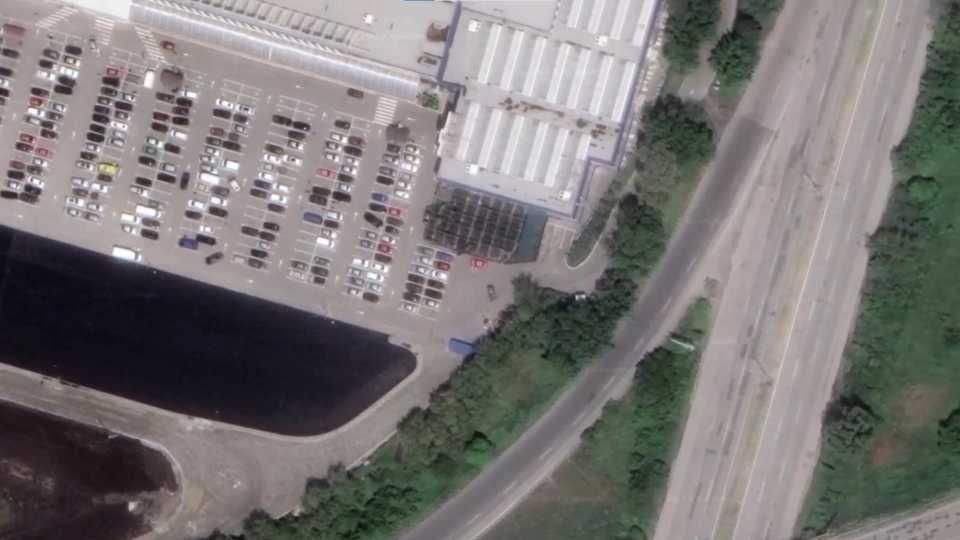
#> input picture samples/frame1.png, 1920 x 1080 px, given in place of lagosUAV.mp4, which was not available (shown at 1/2 size)
$ python main.py
#> lines starting #> are read from the running program, lines starting #| are printed output that depends on the picture; pictures that were not available may be replaced by others from this repository, and a replacement may not be noted
### map_calculate.py
import math

import cv2
import numpy as np
from mse import mse
from calculateDegreeToDestination import calculateDegreeToDestination

box_points = []
button_down = False


# Function for rotation image based on angle
def rotate_image(image, angle):
    image_center = tuple(np.array(image.shape[1::-1]) / 2)
    rot_mat = cv2.getRotationMatrix2D(image_center, -angle, 1.0)
    result = cv2.warpAffine(image, rot_mat, image.shape[1::-1], flags=cv2.INTER_LINEAR)
    return result

# Function for scaling image based on scale percent
def scale_image(image, percent, maxwh):
    max_width = maxwh[1]
    max_height = maxwh[0]
    max_percent_width = max_width / image.shape[1] * 100
    max_percent_height = max_height / image.shape[0] * 100
    max_percent = 0
    if max_percent_width < max_percent_height:
        max_percent = max_percent_width
    else:
        max_percent = max_percent_height
    if percent > max_percent:
        percent = max_percent
    width = int(image.shape[1] * percent / 100)
    height = int(image.shape[0] * percent / 100)
    result = cv2.resize(image, (width, height), interpolation = cv2.INTER_AREA)
    return result, percent

def invariantMatchTemplate(rgbimage, rbgDroneImage, method, matched_thresh, rgbdiff_thresh, rot_range, rot_interval, scale_range, scale_interval, rm_redundant, minmax, bestX, bestY):
    # image of the drone that is resized to desire dimension
    rbgDroneImage = cv2.resize(rbgDroneImage, (bestX, bestY))
    # for better matching graying out the images
    img_gray = cv2.cvtColor(rgbimage, cv2.COLOR_RGB2GRAY)
    template_gray = cv2.cvtColor(rbgDroneImage, cv2.COLOR_RGB2GRAY)
    # max width that image can be scaled
    image_maxwh = img_gray.shape
    height, width = template_gray.shape
    # points for path of the drone
    all_points = []
    # error between matched image and original one
    error=0
    # actual finding the match
    if minmax == False:
        for next_angle in range(rot_range[0], rot_range[1], rot_interval):
            for next_scale in range(scale_range[0], scale_range[1], scale_interval):
                scaled_template_gray, actual_scale = scale_image(template_gray, next_scale, image_maxwh)
                if next_angle == 0:
                    rotated_template = scaled_template_gray
                else:
                    rotated_template = rotate_image(scaled_template_gray, next_angle)
                if method == "TM_CCOEFF":
                    matched_points = cv2.matchTemplate(img_gray,rotated_template,cv2.TM_CCOEFF)
                    satisfied_points = np.where(matched_points >= matched_thresh)
                elif method == "TM_CCOEFF_NORMED":
                    matched_points = cv2.matchTemplate(img_gray,rotated_template,cv2.TM_CCOEFF_NORMED)
                    satisfied_points = np.where(matched_points >= matched_thresh)
                elif method == "TM_CCORR":
                    matched_points = cv2.matchTemplate(img_gray,rotated_template,cv2.TM_CCORR)
                    satisfied_points = np.where(matched_points >= matched_thresh)
                elif method == "TM_CCORR_NORMED":
                    matched_points = cv2.matchTemplate(img_gray,rotated_template,cv2.TM_CCORR_NORMED)
                    satisfied_points = np.where(matched_points >= matched_thresh)
                elif method == "TM_SQDIFF":
                    matched_points = cv2.matchTemplate(img_gray,rotated_template,cv2.TM_SQDIFF)
                    satisfied_points = np.where(matched_points <= matched_thresh)
                elif method == "TM_SQDIFF_NORMED":
                    matched_points = cv2.matchTemplate(img_gray,rotated_template,cv2.TM_SQDIFF_NORMED)
                    satisfied_points = np.where(matched_points <= matched_thresh)
                else:
                    raise MethodError("There's no such comparison method for template matching.")
                for pt in zip(*satisfied_points[::-1]):
                    all_points.append([pt, next_angle, actual_scale])
    else:
        for next_angle in range(rot_range[0], rot_range[1], rot_interval):
            for next_scale in range(scale_range[0], scale_range[1], scale_interval):
                scaled_template_gray, actual_scale = scale_image(template_gray, next_scale, image_maxwh)
                if next_angle == 0:
                    rotated_template = scaled_template_gray
                    img_gray_rotated = img_gray
                else:
                    rotated_template = scaled_template_gray
                    img_gray_rotated = rotate_image(img_gray, next_angle)
                if method == "TM_CCOEFF":
                    matched_points = cv2.matchTemplate(img_gray_rotated,rotated_template,cv2.TM_CCOEFF)
                    min_val, max_val, min_loc, max_loc = cv2.minMaxLoc(matched_points)
                    if max_val >= matched_thresh:
                        all_points.append([max_loc, next_angle, actual_scale, max_val])
                        if method in [cv2.TM_SQDIFF, cv2.TM_SQDIFF_NORMED]:
                            top_left = min_loc
                        else:
                            top_left = max_loc
                        bottom_right = (top_left[0] + width, top_left[1] + height)
                        predictionImage = img_gray_rotated[top_left[1]:bottom_right[1], top_left[0]:bottom_right[0]]
                        error = mse(predictionImage, rotated_template)
                elif method == "TM_CCOEFF_NORMED":
                    matched_points = cv2.matchTemplate(img_gray_rotated,rotated_template,cv2.TM_CCOEFF_NORMED)
                    min_val, max_val, min_loc, max_loc = cv2.minMaxLoc(matched_points)
                    if max_val >= matched_thresh:
                        all_points.append([max_loc, next_angle, actual_scale, max_val])
                        if method in [cv2.TM_SQDIFF, cv2.TM_SQDIFF_NORMED]:
                            top_left = min_loc
                        else:
                            top_left = max_loc
                        bottom_right = (top_left[0] + width, top_left[1] + height)
                elif method == "TM_CCORR":
                    matched_points = cv2.matchTemplate(img_gray_rotated,rotated_template,cv2.TM_CCORR)
                    min_val, max_val, min_loc, max_loc = cv2.minMaxLoc(matched_points)
                    if max_val >= matched_thresh:
                        all_points.append([max_loc, next_angle, actual_scale, max_val])
                        if method in [cv2.TM_SQDIFF, cv2.TM_SQDIFF_NORMED]:
                            top_left = min_loc
                        else:
                            top_left = max_loc
                        bottom_right = (top_left[0] + width, top_left[1] + height)
                        predictionImage = img_gray_rotated[top_left[1]:bottom_right[1], top_left[0]:bottom_right[0]]
                        error = mse(predictionImage, rotated_template)
                elif method == "TM_CCORR_NORMED":
                    matched_points = cv2.matchTemplate(img_gray_rotated,rotated_template,cv2.TM_CCORR_NORMED)
                    min_val, max_val, min_loc, max_loc = cv2.minMaxLoc(matched_points)
                    if max_val >= matched_thresh:
                        all_points.append([max_loc, next_angle, actual_scale, max_val])
                        if method in [cv2.TM_SQDIFF, cv2.TM_SQDIFF_NORMED]:
                            top_left = min_loc
                        else:
                            top_left = max_loc
                        top_left = (int(top_left[0] * (next_scale / 100)), int(top_left[1] * (next_scale / 100)))
                        predictionImage = img_gray_rotated[top_left[1]:top_left[1]+rotated_template.shape[0],top_left[0]:top_left[0]+rotated_template.shape[1]]
                        try:
                            error = mse(predictionImage, rotated_template)
                        except:
                            error=0
                elif method == "TM_SQDIFF":
                    matched_points = cv2.matchTemplate(img_gray_rotated,rotated_template,cv2.TM_SQDIFF)
                    min_val, max_val, min_loc, max_loc = cv2.minMaxLoc(matched_points)
                    if min_val <= matched_thresh:
                        all_points.append([min_loc, next_angle, actual_scale, min_val])
                        if method in [cv2.TM_SQDIFF, cv2.TM_SQDIFF_NORMED]:
                            top_left = min_loc
                        else:
                            top_left = max_loc
                        bottom_right = (top_left[0] + width, top_left[1] + height)

                        predictionImage = img_gray_rotated[top_left[1]:bottom_right[1], top_left[0]:bottom_right[0]]
                        error = mse(predictionImage, rotated_template)
                elif method == "TM_SQDIFF_NORMED":
                    matched_points = cv2.matchTemplate(img_gray_rotated,rotated_template,cv2.TM_SQDIFF_NORMED)
                    min_val, max_val, min_loc, max_loc = cv2.minMaxLoc(matched_points)
                    if min_val <= matched_thresh:
                        all_points.append([min_loc, next_angle, actual_scale, min_val])
                        if method in [cv2.TM_SQDIFF, cv2.TM_SQDIFF_NORMED]:
                            top_left = min_loc
                        else:
                            top_left = max_loc
                        bottom_right = (top_left[0] + width, top_left[1] + height)
                        predictionImage = img_gray_rotated[top_left[1]:bottom_right[1], top_left[0]:bottom_right[0]]
                        error = mse(predictionImage, rotated_template)

                else:
                    raise MethodError("There's no such comparison method for template matching.")
        if method == "TM_CCOEFF":
            all_points = sorted(all_points, key=lambda x: -x[3])
        elif method == "TM_CCOEFF_NORMED":
            all_points = sorted(all_points, key=lambda x: -x[3])
        elif method == "TM_CCORR":
            all_points = sorted(all_points, key=lambda x: -x[3])
        elif method == "TM_CCORR_NORMED":
            all_points = sorted(all_points, key=lambda x: -x[3])
        elif method == "TM_SQDIFF":
            all_points = sorted(all_points, key=lambda x: x[3])
        elif method == "TM_SQDIFF_NORMED":
            all_points = sorted(all_points, key=lambda x: x[3])
    if rm_redundant == True:
        lone_points_list = []
        visited_points_list = []
        for point_info in all_points:
            point = point_info[0]
            scale = point_info[2]
            all_visited_points_not_close = True
            if len(visited_points_list) != 0:
                for visited_point in visited_points_list:
                    if ((abs(visited_point[0] - point[0]) < (width * scale / 100)) and (abs(visited_point[1] - point[1]) < (height * scale / 100))):
                        all_visited_points_not_close = False
                if all_visited_points_not_close == True:
                    lone_points_list.append(point_info)
                    visited_points_list.append(point)
            else:
                lone_points_list.append(point_info)
                visited_points_list.append(point)
        points_list = lone_points_list
    else:
        points_list = all_points
    color_filtered_list = []
    template_channels = cv2.mean(rbgDroneImage)
    template_channels = np.array([template_channels[0], template_channels[1], template_channels[2]])
    for point_info in points_list:
        point = point_info[0]
        cropped_img = rgbimage[point[1]:point[1]+height, point[0]:point[0]+width]
        cropped_channels = cv2.mean(cropped_img)
        cropped_channels = np.array([cropped_channels[0], cropped_channels[1], cropped_channels[2]])
        diff_observation = cropped_channels - template_channels
        total_diff = np.sum(np.absolute(diff_observation))
        if total_diff < rgbdiff_thresh:
            color_filtered_list.append([point_info[0],point_info[1],point_info[2],
                                        [(point_info[0][0],point_info[0][1]),
                                         (int(point_info[0][0]+int((width)*(point_info[2]/100))),point_info[0][1]),
                                         (int(point_info[0][0]+int((width)*(point_info[2]/100))), int(point_info[0][1]+int((height)*(point_info[2]/100)))),
                                         (point_info[0][0],int(point_info[0][1]+int((height)*(point_info[2]/100))))],error])
    return color_filtered_list

# Similar method as before but this one is with sequecne images
# [263 lines left out: functions invariantMatchTemplateSeq, calculateForVideoOnlySeq, not called in this run]
def calculate(frameskipnumber, path_to_video, map_sector_path):
    # image view width on the map sector
#> called with frameskipnumber = 1, path_to_video = './samples/lagosUAV.mp4', map_sector_path = './samples/sectorMapSample3.png'
    bestX = 228
    # image view height on the map sector
    bestY = 124
    cap = cv2.VideoCapture(path_to_video)
    frameskip=0
    centers=[]
    overrallAngle=0
    needToRecalculateScale=False
    notFind=0
    errorTreshold=0.1
    noGPS = False
    turned = False
    landed = False
    while cap.isOpened():
        ret, frame = cap.read()
#> frame is the input picture: shape (1080, 1920, 3); mean B, G, R 116.7, 117.5, 120.6
        if frameskip==0:
            frameskip=frameskipnumber
        else:
            frameskip-=1
            continue
        if ret:
            img_rgb = cv2.imread(map_sector_path)
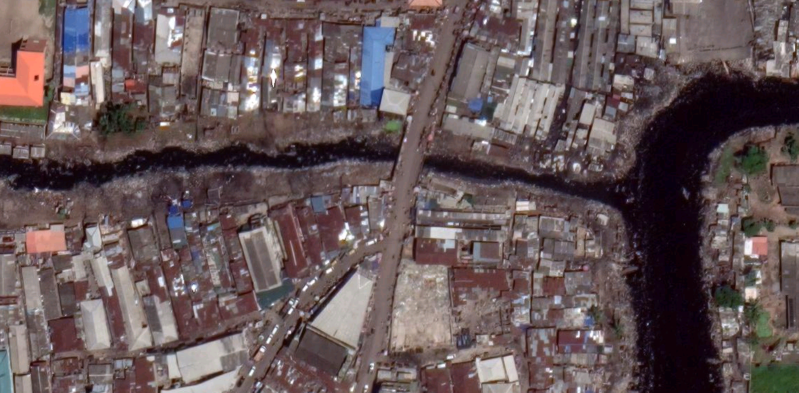
#> input picture samples/sectorMapSample3.png, 1597 x 785 px (shown at 1/2 size)
#> img_rgb is the input picture: shape (785, 1597, 3); mean B, G, R 88.4, 86.9, 102.2
            cropped_template_rgb=frame
            image_center = tuple(np.array(img_rgb.shape[1::-1]) / 2)
            img_rgbcopy = img_rgb.copy()
            img_rgb_copy = rotate_image(img_rgb, overrallAngle)
            if needToRecalculateScale:
                points_list = invariantMatchTemplate(img_rgb_copy, cropped_template_rgb, "TM_CCORR_NORMED", 0.6, 600,
                                                     [-30, 30], 10, [50, 300], 10, True, True, bestX, bestY)
                needToRecalculateScale = False
            else:
                points_list = invariantMatchTemplate(img_rgb_copy, cropped_template_rgb, "TM_CCORR_NORMED", 0.6, 600,
                                                     [-30, 30], 10, [100, 100+10], 10, True, True, bestX, bestY)
#> in invariantMatchTemplate, `img_gray = cv2.cvtColor(rgbimage, cv2.COLOR_RGB2GRAY)`:
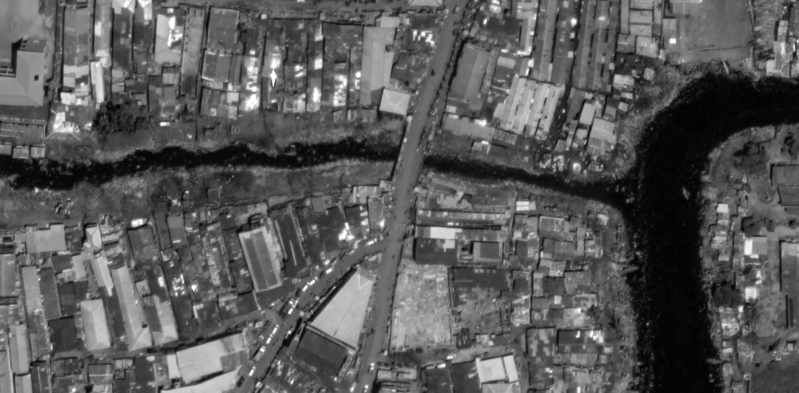
#> img_gray: shape (785, 1597) (shown at 1/2 size); min 0, max 255, mean 89.1
#> the loop in invariantMatchTemplate, `for next_angle in range(rot_range[0], rot_range[1], rot_interval):` made 6 passes
#> pass 1, in rotate_image (call 2), `result = cv2.warpAffine(image, rot_mat, image.shape[1::-1], flags=cv2...`:
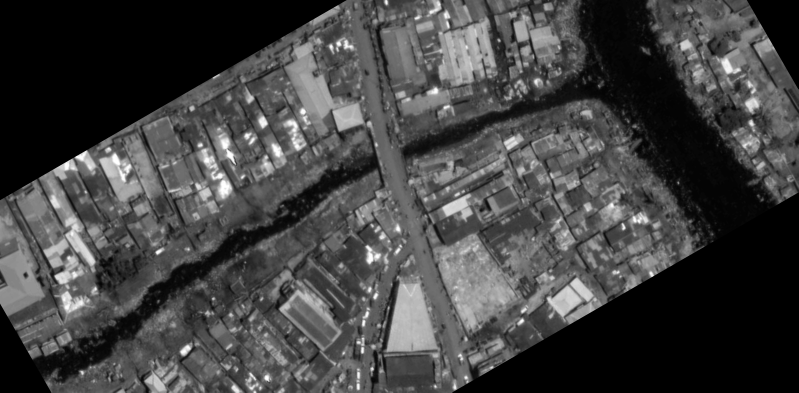
#> result: shape (785, 1597) (shown at 1/2 size); min 0, max 255, mean 66.9
#> pass 1, in mse, `diff = cv2.subtract(img1, img2)`:
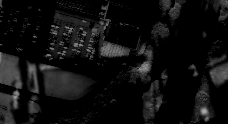
#> diff: shape (124, 228); min 0, max 174, mean 15.7
#> pass 2, in rotate_image (call 3), `result = cv2.warpAffine(image, rot_mat, image.shape[1::-1], flags=cv2...`:
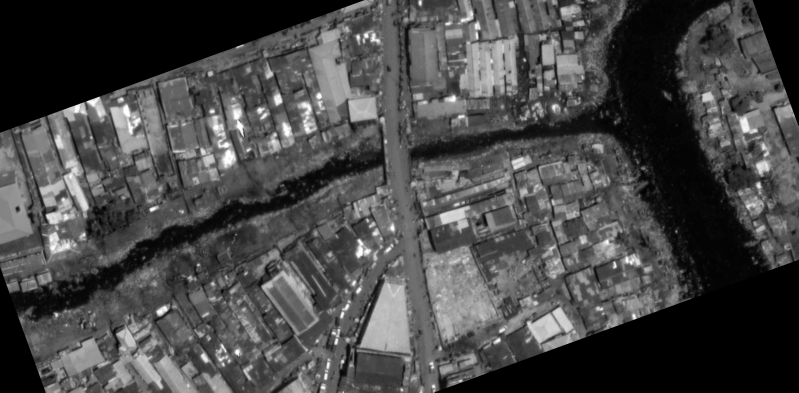
#> result: shape (785, 1597) (shown at 1/2 size); min 0, max 255, mean 72.1
#> after the loop in invariantMatchTemplate, `for next_angle in range(rot_range[0], rot_range[1], rot_interval):`:
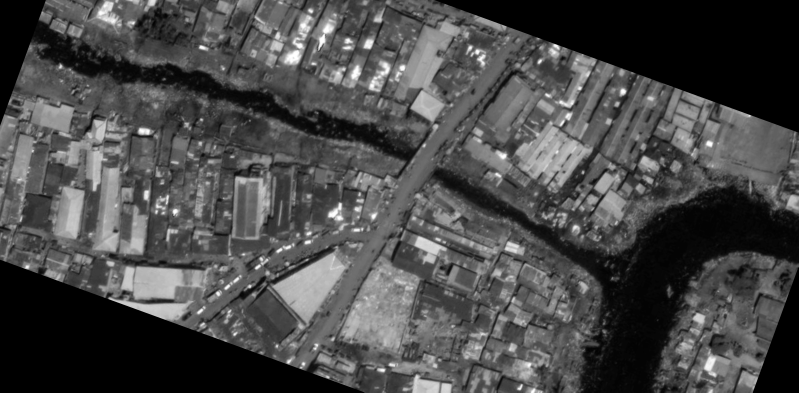
#> img_gray_rotated: shape (785, 1597) (shown at 1/2 size); min 0, max 255, mean 73.1
#> after the loop in invariantMatchTemplate, `for next_angle in range(rot_range[0], rot_range[1], rot_interval):`:
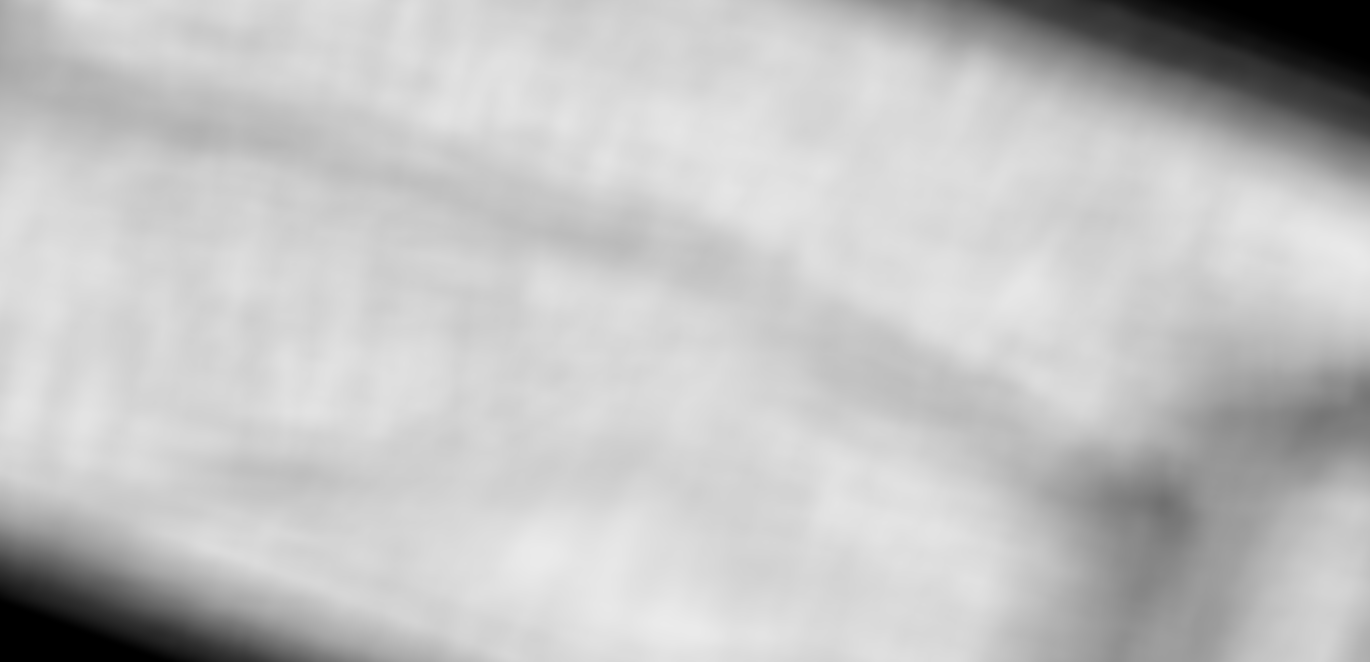
#> matched_points: shape (662, 1370) float32; min 0, max 0.923, mean 0.762
#> after the loop in invariantMatchTemplate, `for next_angle in range(rot_range[0], rot_range[1], rot_interval):`: all_points = [[(728, 644), -30, 100, 0.901], [(687, 634), -20, 100, 0.906], [(646, 628), -10, 100, 0.911], [(608, 606), 0, 100, 0.912], [(572, 581), 10, 100, 0.917], [(664, 624), 20, 100, 0.923]]
#> (the rest of the program and of its run is left out)
